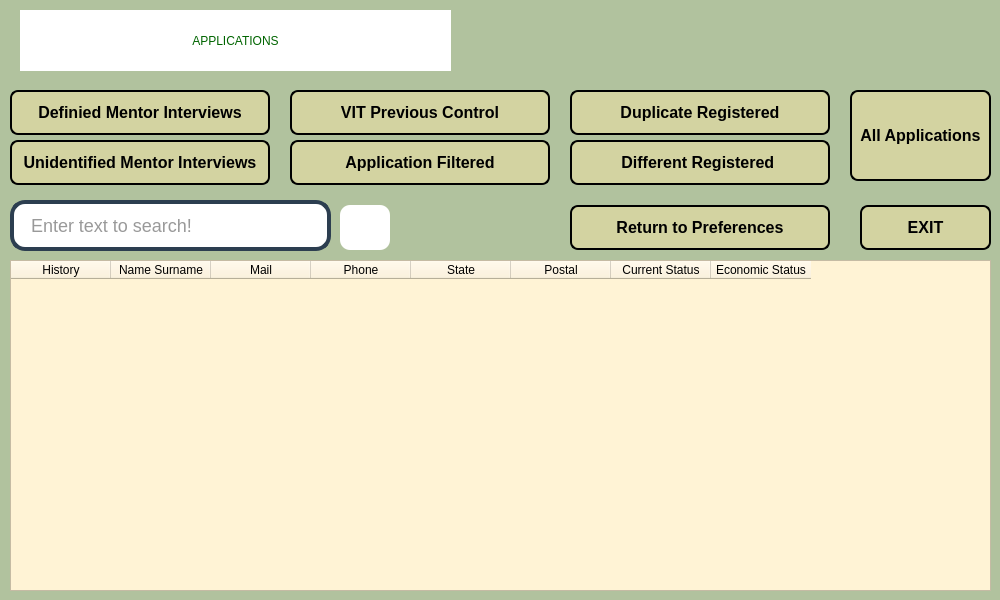
<?xml version="1.0" encoding="UTF-8"?>
<ui version="4.0">
 <class>Dialog</class>
 <widget class="QDialog" name="Dialog">
  <property name="geometry">
   <rect>
    <x>0</x>
    <y>0</y>
    <width>1000</width>
    <height>600</height>
   </rect>
  </property>
  <property name="sizePolicy">
   <sizepolicy hsizetype="Fixed" vsizetype="Fixed">
    <horstretch>0</horstretch>
    <verstretch>0</verstretch>
   </sizepolicy>
  </property>
  <property name="minimumSize">
   <size>
    <width>1000</width>
    <height>600</height>
   </size>
  </property>
  <property name="maximumSize">
   <size>
    <width>1000</width>
    <height>600</height>
   </size>
  </property>
  <property name="windowTitle">
   <string>Dialog</string>
  </property>
  <property name="styleSheet">
   <string notr="true">background-color:rgb(177, 194, 158)</string>
  </property>
  <widget class="QPushButton" name="pushButton_search">
   <property name="geometry">
    <rect>
     <x>340</x>
     <y>205</y>
     <width>50</width>
     <height>45</height>
    </rect>
   </property>
   <property name="styleSheet">
    <string notr="true">QPushButton{
color:black;
background:white;
border-radius:10px;
font-weight:bold;
}
QPushButton::hover{
color:white;
background:#47545a;
border-radius:10px;
font-weight:bold
}</string>
   </property>
   <property name="text">
    <string/>
   </property>
   <property name="icon">
    <iconset>
     <normaloff>search.png</normaloff>search.png</iconset>
   </property>
  </widget>
  <widget class="QPushButton" name="pushButton_defined">
   <property name="geometry">
    <rect>
     <x>10</x>
     <y>90</y>
     <width>260</width>
     <height>45</height>
    </rect>
   </property>
   <property name="styleSheet">
    <string notr="true">
QPushButton {
    font-size: 16px;
    font-weight: bold;
    font-family: Arial;
    color: black; /* Siyah yazı rengi */
    background-color: #d3d3a1; /* Sarıya yakın gri arka plan rengi */
    border-radius: 8px; /* Köşe yuvarlama */
    padding: 8px; /* Küçük padding */
    border: 2px solid black; /* İnce siyah çerçeve */
    
}

QPushButton:hover {
    background-color: #b0b072; /* Hover durumunda daha koyu sarımsı gri */
    /* Hover durumunda gölgeyi değiştirmek için */
}</string>
   </property>
   <property name="text">
    <string>Definied Mentor Interviews</string>
   </property>
  </widget>
  <widget class="QPushButton" name="pushButton_unidentified">
   <property name="geometry">
    <rect>
     <x>10</x>
     <y>140</y>
     <width>260</width>
     <height>45</height>
    </rect>
   </property>
   <property name="styleSheet">
    <string notr="true">
QPushButton {
    font-size: 16px;
    font-weight: bold;
    font-family: Arial;
    color: black; /* Siyah yazı rengi */
    background-color: #d3d3a1; /* Sarıya yakın gri arka plan rengi */
    border-radius: 8px; /* Köşe yuvarlama */
    padding: 8px; /* Küçük padding */
    border: 2px solid black; /* İnce siyah çerçeve */
    
}

QPushButton:hover {
    background-color: #b0b072; /* Hover durumunda daha koyu sarımsı gri */
    /* Hover durumunda gölgeyi değiştirmek için */
}</string>
   </property>
   <property name="text">
    <string>Unidentified Mentor Interviews</string>
   </property>
  </widget>
  <widget class="QLineEdit" name="lineEdit_search">
   <property name="geometry">
    <rect>
     <x>10</x>
     <y>200</y>
     <width>321</width>
     <height>51</height>
    </rect>
   </property>
   <property name="styleSheet">
    <string notr="true">QLineEdit {
    font-size: 18px;
    font-family: Arial;
    color: #333;
    background-color: #fff;
    border: 4px solid #2c3e50;
    border-radius: 15px;
    padding: 10px;
}
QLineEdit:placeholder {
    color: rgba(150, 150, 150, 0.8);
    font-style: italic;
}
</string>
   </property>
   <property name="text">
    <string/>
   </property>
   <property name="placeholderText">
    <string> Enter text to search!</string>
   </property>
  </widget>
  <widget class="QPushButton" name="pushButton_previous_control">
   <property name="geometry">
    <rect>
     <x>290</x>
     <y>90</y>
     <width>260</width>
     <height>45</height>
    </rect>
   </property>
   <property name="styleSheet">
    <string notr="true">
QPushButton {
    font-size: 16px;
    font-weight: bold;
    font-family: Arial;
    color: black; /* Siyah yazı rengi */
    background-color: #d3d3a1; /* Sarıya yakın gri arka plan rengi */
    border-radius: 8px; /* Köşe yuvarlama */
    padding: 8px; /* Küçük padding */
    border: 2px solid black; /* İnce siyah çerçeve */
    
}

QPushButton:hover {
    background-color: #b0b072; /* Hover durumunda daha koyu sarımsı gri */
    /* Hover durumunda gölgeyi değiştirmek için */
}</string>
   </property>
   <property name="text">
    <string>VIT Previous Control</string>
   </property>
  </widget>
  <widget class="QPushButton" name="pushButton_appfiltered">
   <property name="geometry">
    <rect>
     <x>290</x>
     <y>140</y>
     <width>260</width>
     <height>45</height>
    </rect>
   </property>
   <property name="styleSheet">
    <string notr="true">
QPushButton {
    font-size: 16px;
    font-weight: bold;
    font-family: Arial;
    color: black; /* Siyah yazı rengi */
    background-color: #d3d3a1; /* Sarıya yakın gri arka plan rengi */
    border-radius: 8px; /* Köşe yuvarlama */
    padding: 8px; /* Küçük padding */
    border: 2px solid black; /* İnce siyah çerçeve */
    
}

QPushButton:hover {
    background-color: #b0b072; /* Hover durumunda daha koyu sarımsı gri */
    /* Hover durumunda gölgeyi değiştirmek için */
}</string>
   </property>
   <property name="text">
    <string>Application Filtered</string>
   </property>
  </widget>
  <widget class="QPushButton" name="pushButton_dublicatereg">
   <property name="geometry">
    <rect>
     <x>570</x>
     <y>90</y>
     <width>260</width>
     <height>45</height>
    </rect>
   </property>
   <property name="styleSheet">
    <string notr="true">
QPushButton {
    font-size: 16px;
    font-weight: bold;
    font-family: Arial;
    color: black; /* Siyah yazı rengi */
    background-color: #d3d3a1; /* Sarıya yakın gri arka plan rengi */
    border-radius: 8px; /* Köşe yuvarlama */
    padding: 8px; /* Küçük padding */
    border: 2px solid black; /* İnce siyah çerçeve */
    
}

QPushButton:hover {
    background-color: #b0b072; /* Hover durumunda daha koyu sarımsı gri */
    /* Hover durumunda gölgeyi değiştirmek için */
}</string>
   </property>
   <property name="text">
    <string>Duplicate Registered</string>
   </property>
  </widget>
  <widget class="QPushButton" name="pushButton_differentreg">
   <property name="geometry">
    <rect>
     <x>570</x>
     <y>140</y>
     <width>260</width>
     <height>45</height>
    </rect>
   </property>
   <property name="styleSheet">
    <string notr="true">
QPushButton {
    font-size: 16px;
    font-weight: bold;
    font-family: Arial;
    color: black; /* Siyah yazı rengi */
    background-color: #d3d3a1; /* Sarıya yakın gri arka plan rengi */
    border-radius: 8px; /* Köşe yuvarlama */
    padding: 8px; /* Küçük padding */
    border: 2px solid black; /* İnce siyah çerçeve */
    
}

QPushButton:hover {
    background-color: #b0b072; /* Hover durumunda daha koyu sarımsı gri */
    /* Hover durumunda gölgeyi değiştirmek için */
}</string>
   </property>
   <property name="text">
    <string>Different Registered </string>
   </property>
  </widget>
  <widget class="QPushButton" name="pushButton_preferences">
   <property name="geometry">
    <rect>
     <x>570</x>
     <y>205</y>
     <width>260</width>
     <height>45</height>
    </rect>
   </property>
   <property name="styleSheet">
    <string notr="true">
QPushButton {
    font-size: 16px;
    font-weight: bold;
    font-family: Arial;
    color: black; /* Siyah yazı rengi */
    background-color: #d3d3a1; /* Sarıya yakın gri arka plan rengi */
    border-radius: 8px; /* Köşe yuvarlama */
    padding: 8px; /* Küçük padding */
    border: 2px solid black; /* İnce siyah çerçeve */
    
}

QPushButton:hover {
    background-color: #b0b072; /* Hover durumunda daha koyu sarımsı gri */
    /* Hover durumunda gölgeyi değiştirmek için */
}</string>
   </property>
   <property name="text">
    <string>Return to Preferences</string>
   </property>
  </widget>
  <widget class="QPushButton" name="pushButton_allapp">
   <property name="geometry">
    <rect>
     <x>850</x>
     <y>90</y>
     <width>141</width>
     <height>91</height>
    </rect>
   </property>
   <property name="styleSheet">
    <string notr="true">
QPushButton {
    font-size: 16px;
    font-weight: bold;
    font-family: Arial;
    color: black; /* Siyah yazı rengi */
    background-color: #d3d3a1; /* Sarıya yakın gri arka plan rengi */
    border-radius: 8px; /* Köşe yuvarlama */
    padding: 8px; /* Küçük padding */
    border: 2px solid black; /* İnce siyah çerçeve */
    
}

QPushButton:hover {
    background-color: #b0b072; /* Hover durumunda daha koyu sarımsı gri */
    /* Hover durumunda gölgeyi değiştirmek için */
}</string>
   </property>
   <property name="text">
    <string>All Applications</string>
   </property>
  </widget>
  <widget class="QPushButton" name="pushButton_exit">
   <property name="geometry">
    <rect>
     <x>860</x>
     <y>205</y>
     <width>131</width>
     <height>45</height>
    </rect>
   </property>
   <property name="autoFillBackground">
    <bool>false</bool>
   </property>
   <property name="styleSheet">
    <string notr="true">
QPushButton {
    font-size: 16px;
    font-weight: bold;
    font-family: Arial;
    color: black; /* Siyah yazı rengi */
    background-color: #d3d3a1; /* Sarıya yakın gri arka plan rengi */
    border-radius: 8px; /* Köşe yuvarlama */
    padding: 8px; /* Küçük padding */
    border: 2px solid black; /* İnce siyah çerçeve */
    
}

QPushButton:hover {
    background-color: #b0b072; /* Hover durumunda daha koyu sarımsı gri */
    /* Hover durumunda gölgeyi değiştirmek için */
}</string>
   </property>
   <property name="text">
    <string>EXIT</string>
   </property>
  </widget>
  <widget class="QTableWidget" name="tableWidget">
   <property name="geometry">
    <rect>
     <x>10</x>
     <y>260</y>
     <width>981</width>
     <height>331</height>
    </rect>
   </property>
   <property name="styleSheet">
    <string notr="true">background-color: rgb(170, 255, 255);
background-color: rgb(255, 243, 213);</string>
   </property>
   <column>
    <property name="text">
     <string>History</string>
    </property>
   </column>
   <column>
    <property name="text">
     <string>Name Surname</string>
    </property>
   </column>
   <column>
    <property name="text">
     <string>Mail</string>
    </property>
   </column>
   <column>
    <property name="text">
     <string>Phone</string>
    </property>
   </column>
   <column>
    <property name="text">
     <string>State</string>
    </property>
   </column>
   <column>
    <property name="text">
     <string>Postal</string>
    </property>
   </column>
   <column>
    <property name="text">
     <string>Current Status</string>
    </property>
   </column>
   <column>
    <property name="text">
     <string>Economic Status</string>
    </property>
   </column>
  </widget>
  <widget class="QLabel" name="label_5">
   <property name="geometry">
    <rect>
     <x>20</x>
     <y>10</y>
     <width>431</width>
     <height>61</height>
    </rect>
   </property>
   <property name="styleSheet">
    <string notr="true">font: 87 24pt &quot;Arial Black&quot;;
background-color: rgb(255, 255, 255);
color: rgb(0, 0, 0);
color: rgb(0, 100, 0);</string>
   </property>
   <property name="text">
    <string>APPLICATIONS</string>
   </property>
   <property name="alignment">
    <set>Qt::AlignCenter</set>
   </property>
  </widget>
 </widget>
 <resources/>
 <connections/>
</ui>
